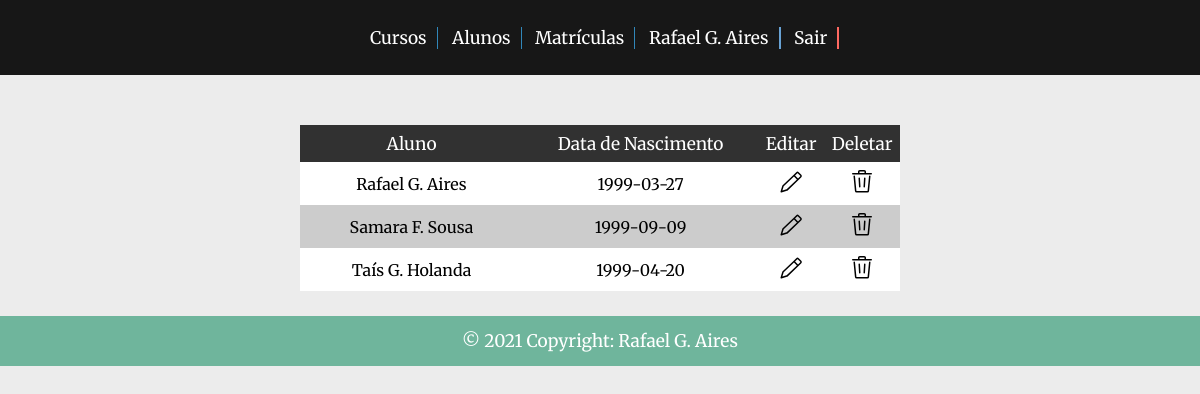
Screenshot of /site/students.php (signed in) with the database file from the repository.
### tables this page shows
CREATE TABLE `users` (
  `user_id` int(11) NOT NULL,
  `user` varchar(100) NOT NULL,
  `year` date NOT NULL,
  `email` varchar(75) NOT NULL,
  `password` varchar(50) NOT NULL,
  `signup_date` datetime NOT NULL
);

### site/php/rows-query(students).php (called while the page is built)
<?php
$sql = "select * from users";
$result = mysqli_query($connection, $sql);
?>

### site/students.php (the view, shortened to what this page needs)
<?php
include("../db/connection.php");
include("php/rows-query(students).php");
?>
<!DOCTYPE html>
<html lang="en">
<head>
    <link rel="stylesheet" href="css/index.css">
    <link rel="stylesheet" href="css/tables.css">
    <link rel="stylesheet" href="css/modals.css">
</head>
<body>
    <header.>
        <div class="underHeader">
            <ul>
                <li><a href="courses.php">Cursos</a></li>
                <li><a href="students.php">Alunos</a></li>
                <li><a href="registration.php">Matrículas</a></li>
                <?php
                    if (isset($_SESSION["authenticated"])):
                ?>
                    <li class="userName"><a href="panel.php"><?php echo $_SESSION["user"];?></a></li>
                    <li class="logout"><a href="php/logout.php">Sair</a></li>
                <?php
                    endif;
                ?>
            </ul>
        </div>
    <section>
        <div class="sectionCard">
            <div class="table">
                <table class="t01">
                    <tr>
                        <th>Aluno</th>
                        <th>Data de Nascimento</th>
                        <th>Editar</th>
                        <th>Deletar</th>
                    </tr>
                    <tr>
                    <?php
                        while ($rows = mysqli_fetch_assoc($result)) {
                    ?>
                        <tr>
                            <td><?php echo $rows["user"]; ?></td>
                            <td><?php echo $rows["year"]; ?></td>
                            <td><a href="?edit=<?php echo $rows["user_id"]; ?>"><img src="icons/pencil-24.svg" alt="Edit button"></a></td>
                            <td><a href="?delete=<?php echo $rows["user_id"]; ?>"><img src="icons/trash-24.svg" alt="Trash button"></a></td>
                        </tr>
                    <?php
                        }
                    ?>
                </table>
            </div>
        </div>
    </section>
    <footer>
        <div class="footer">
            <p>© 2021 Copyright: Rafael G. Aires</p>
        </div>
    </footer>
</body>
</html>

### site/css/index.css (style rules this page uses)
* { margin: 0; padding: 0; box-sizing: border-box; }
body { font-family: 'Merriweather', serif; background-color: #ececec; }
.underHeader { height: 75px; display: flex; justify-content: center; align-items: center; position: sticky; top: 0px; background-color: #000000e6; }
.underHeader ul { text-align: right; vertical-align: middle; text-align: center; padding: 10px; }
.underHeader ul li { list-style-type: none; display: inline-block; margin: 0px 0px 0px 10px; padding-right: 10px; border-right: 1px solid #3187b9; }
.underHeader ul li a { text-decoration: none; font-size: 13pt; color: #ffffff; }
.underHeader li { display: inline-block; vertical-align: middle; -webkit-transform: perspective(1px) translateZ(0); transform: perspective(1px) translateZ(0); box-shadow: 0 0 1px rgba(0, 0, 0, 0); position: relative; }
.underHeader li:before { content: ""; position: absolute; z-index: -1; left: 0; right: 100%; bottom: 0; background: #3187b9; height: 2px; -webkit-transition-property: right; transition-property: right; -webkit-transition-duration: 0.3s; transition-duration: 0.3s; -webkit-transition-timing-function: ease-out; transition-timing-function: ease-out; }
.underHeader .userName { border-right: 2px solid #68a2d4; }
.underHeader .userName { display: inline-block; vertical-align: middle; -webkit-transform: perspective(1px) translateZ(0); transform: perspective(1px) translateZ(0); box-shadow: 0 0 1px rgba(0, 0, 0, 0); position: relative; }
.underHeader .userName:before { content: ""; position: absolute; z-index: -1; left: 0; right: 100%; bottom: 0; background: #68a2d4; height: 2px; -webkit-transition-property: right; transition-property: right; -webkit-transition-duration: 0.3s; transition-duration: 0.3s; -webkit-transition-timing-function: ease-out; transition-timing-function: ease-out; }
.underHeader .logout { border-right: 2px solid #ff6961; }
.underHeader .logout { display: inline-block; vertical-align: middle; -webkit-transform: perspective(1px) translateZ(0); transform: perspective(1px) translateZ(0); box-shadow: 0 0 1px rgba(0, 0, 0, 0); position: relative; }
.underHeader .logout:before { content: ""; position: absolute; z-index: -1; left: 0; right: 100%; bottom: 0; background: #ff6961; height: 2px; -webkit-transition-property: right; transition-property: right; -webkit-transition-duration: 0.3s; transition-duration: 0.3s; -webkit-transition-timing-function: ease-out; transition-timing-function: ease-out; }
.footer { clear: both; display: flex; justify-content: center; align-items: center; background-color: #6fb59c; color: #ffffff; height: 50px; font-size: 13pt; }

### site/css/tables.css (style rules this page uses)
.table { display: flex; justify-content: center; align-items: center; margin: 50px auto 25px auto; }
.table table, th, td { width: 50%; padding: 7.5px; border: none; border-collapse: collapse; }
.t01 th { font-weight: normal; font-size: 13pt; background-color: #313131; color: white; }
.t01 tr:nth-child(even) { background-color: #cccccc; }
.t01 tr:nth-child(odd) { background-color: #ffffff; }
.t01 tr td { text-align: center; }
.t01 tr td a { text-decoration: none; color: #000000; }

### rows the page displays
users: user "Rafael G. Aires", year "1999-03-27"
users: user "Samara F. Sousa", year "1999-09-09"
users: user "Taís G. Holanda", year "1999-04-20"

### other values shown
$_SESSION["user"] "Rafael G. Aires"
